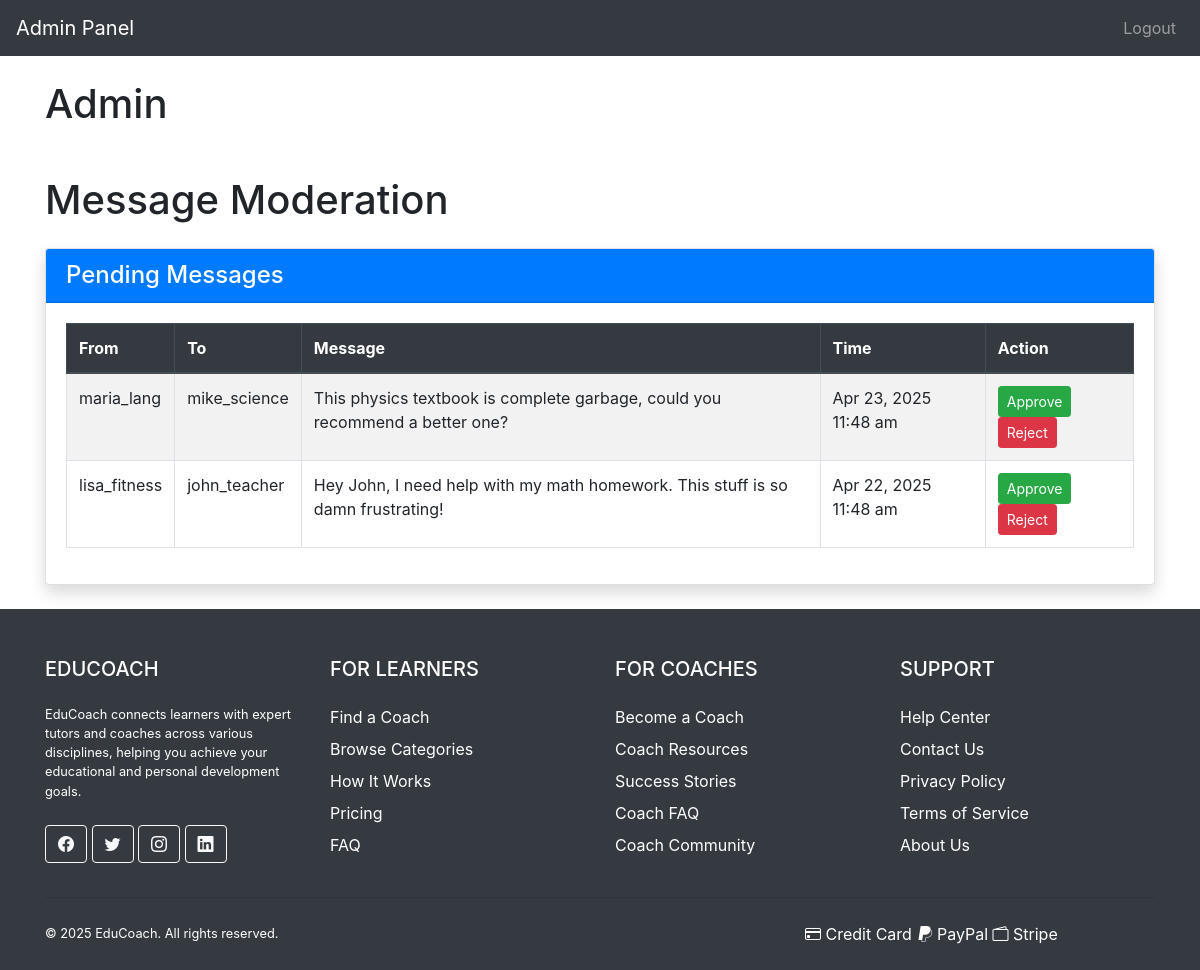
Screenshot of /pages/message-moderation.php (signed in) with the database file from the repository.
### tables this page shows
CREATE TABLE IF NOT EXISTS Messages (
    message_id INT PRIMARY KEY AUTO_INCREMENT,
    sender_id INT,
    receiver_id INT,
    inquiry_id INT,
    content TEXT,
    created_at TIMESTAMP DEFAULT CURRENT_TIMESTAMP,
    is_read BOOLEAN DEFAULT FALSE,
    status ENUM('pending', 'approved', 'rejected') DEFAULT 'approved'
);

CREATE TABLE IF NOT EXISTS Users (
    user_id INT PRIMARY KEY AUTO_INCREMENT,
    username VARCHAR(50) NOT NULL,
    email VARCHAR(100) NOT NULL UNIQUE,
    password_hash VARCHAR(255) NOT NULL,
    user_type ENUM('regular', 'business', 'admin') DEFAULT 'regular',
    profile_image VARCHAR(255),
    bio TEXT,
    created_at TIMESTAMP DEFAULT CURRENT_TIMESTAMP,
    is_banned BOOLEAN DEFAULT FALSE,
    reset_token VARCHAR(64) DEFAULT NULL,
    reset_expires DATETIME DEFAULT NULL,
    last_login DATETIME DEFAULT NULL
);

### pages/message-moderation.php (the view, shortened to what this page needs)
<?php
require __DIR__ . '/../includes/db_connection.php';
try {
    $stmt = $pdo->prepare("
        SELECT m.*,
               sender.username as sender_name,
               receiver.username as receiver_name
        FROM Messages m
        JOIN Users sender ON m.sender_id = sender.user_id
        JOIN Users receiver ON m.receiver_id = receiver.user_id
        WHERE m.status = 'pending'
        ORDER BY m.created_at DESC
    ");
    $stmt->execute();
    $pending_messages = $stmt->fetchAll(PDO::FETCH_ASSOC);
} catch (PDOException $e) {
    $error = 'Database error: ' . $e->getMessage();
}
include __DIR__ . '/../includes/admin-header.php';
?>
<div class="container mt-5">
    <div class="row">
        <div class="col-md-12">
            <h1 class="mb-4">Message Moderation</h1>
        </div>
    </div>
    <div class="row">
        <div class="col-md-12">
            <div class="card shadow mb-4">
                <div class="card-header bg-primary text-white">
                    <h4 class="mb-0">Pending Messages</h4>
                </div>
                <div class="card-body">
                    <table class="table table-striped table-bordered">
                        <thead class="thead-dark">
                            <tr>
                                <th>From</th>
                                <th>To</th>
                                <th>Message</th>
                                <th>Time</th>
                                <th>Action</th>
                            </tr>
                        </thead>
                        <tbody>
                            <?php if (count($pending_messages) > 0): ?>
                                <?php foreach ($pending_messages as $message): ?>
                                    <tr>
                                        <td><?= htmlspecialchars($message['sender_name']) ?></td>
                                        <td><?= htmlspecialchars($message['receiver_name']) ?></td>
                                        <td><?= htmlspecialchars($message['content']) ?></td>
                                        <td><?= date('M j, Y g:i a', strtotime($message['created_at'])) ?></td>
                                        <td>
                                            <form method="post" action="moderate-message.php" class="d-inline">
                                                <button type="submit" name="action" value="approve" class="btn btn-sm btn-success">Approve</button>
                                                <button type="submit" name="action" value="reject" class="btn btn-sm btn-danger">Reject</button>
                                            </form>
                                        </td>
                                    </tr>
                                <?php endforeach; ?>
                            <?php else: ?>
                                <tr>
                                    <td colspan="5" class="text-center">No pending messages</td>
                                </tr>
                            <?php endif; ?>
                        </tbody>
                    </table>
                </div>
            </div>
        </div>
    </div>
</div>
<?php include __DIR__ . '/../includes/footer.php'; ?>

### rows the page displays
messages: sender.username "maria_lang", receiver.username "mike_science", content "This physics textbook is complete garbage, could you recommend a better one?", created_at "Apr 23, 2025 11:48 am"
messages: sender.username "lisa_fitness", receiver.username "john_teacher", content "Hey John, I need help with my math homework. This stuff is so damn frustrating!", created_at "Apr 22, 2025 11:48 am"
